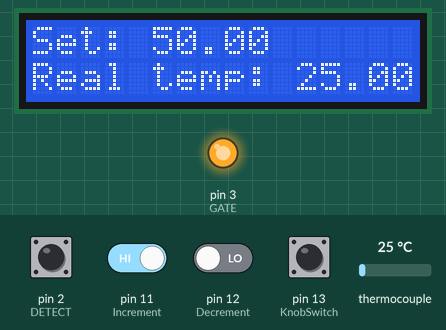
A sketch run on a simulated Arduino Uno, built with avr-gcc and run on an emulated ATmega328P. Shown: 16×2 character LCD, output pins drawn as LEDs (lit = HIGH). The test bench sets the inputs (shaded band); at power-on: pin 2 (DETECT), pin 11 (Increment), pin 13 (KnobSwitch) HIGH, pin 12 (Decrement) LOW, thermocouple 25 °C.

Above: at 1.2 s.
1.3 s: pin 13 (KnobSwitch) pulled LOW for 3.2 s
7.5 s: pin 13 (KnobSwitch) pulled LOW for 3.2 s
13.7 s: pin 2 (DETECT) pulled LOW for 0.15 s
At 14.5 s:
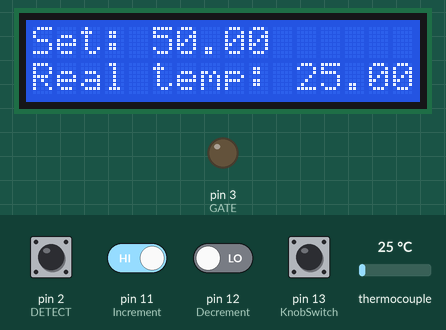
15.3 s: pin 13 (KnobSwitch) pulled LOW for 3.2 s
21.5 s: thermocouple set to 6 °C
At 22.5 s:
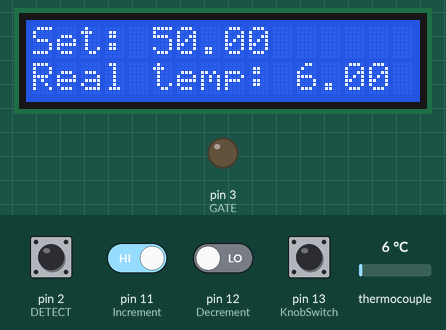
23.3 s: pin 11 (Increment) driven LOW
At 24.4 s:
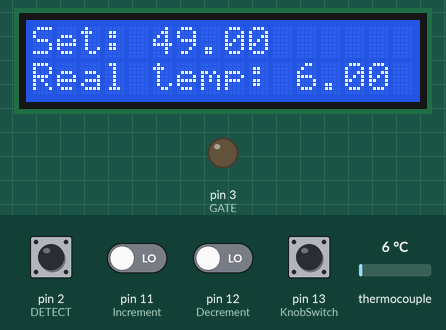
Timing chart, 0 to 25.9 s (numbered marks = the images above; inputs shaded):
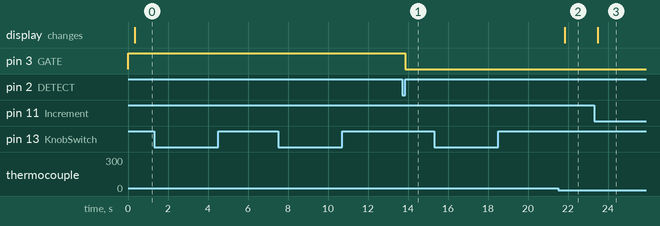

Measured:
- after the input at 1.3 s, every drawn part: stays the same
- after the input at 7.5 s, every drawn part: stays the same
- after the input at 13.7 s, pin 3 (GATE): HIGH → LOW after 0.15 s
- after the input at 15.3 s, every drawn part: stays the same
- after the input at 21.5 s, the display: changes after 0.34 s (image 2)
- after the input at 23.3 s, the display: changes after 0.19 s (image 3)

The sketch:

PWM_p_controller_v2.ino
```cpp
// AC Controllor
//
// This Arduino sketch is for use with the heater
// control circuit board which includes a zero
// crossing detect function and an opto-isolated TRIAC.
//
// AC Phase control is accomplished using the internal
// hardware timer1 in the Arduino
//
// Timing Sequence
// * timer is set up but disabled
// * zero crossing detected on pin 2
// * timer starts counting from zero
// * comparator set to "delay to on" value
// * counter reaches comparator value
// * comparator ISR turns on TRIAC gate
// * counter set to overflow - pulse width
// * counter reaches overflow
// * overflow ISR turns off TRIAC gate
// * TRIAC stops conducting at next zero cross


// The hardware timer runs at 16MHz. Using a
// divide by 256 on the counter each count is
// 16 microseconds.  1/2 wave of a 60Hz AC signal
// is about 520 counts (8,333 microseconds).

/*    Max6675 Module  ==>   Arduino
      CS              ==>     D10
      SO              ==>     D9
      SCK             ==>     D13
      Vcc             ==>     Vcc (5v)
      Gnd             ==>     Gnd      */

//LCD config
#include "max6675.h"
#include <Wire.h>
#include <LiquidCrystal_I2C.h>
LiquidCrystal_I2C lcd(0x27, 16, 2); //sometimes the adress is not 0x27. Change to 0x3f if it dosn't work.

#include <avr/io.h>
#include <avr/interrupt.h>

//Pins for zero dectection and pulse firing pin for the TRIAC
#define DETECT 2  //zero cross detect
#define GATE 3    //TRIAC gate
#define PULSE 4   //trigger pulse width (counts)
//knob pins
#define Increment 11 //knob incresment pin, not actuall increment is pin A for the knob
#define Decrement 12 //knob decement pin, pin B
#define KnobSwitch 13 //Switch for the knob
//thermocoupler pins
#define thermoDO 9
#define thermoCS 10
#define thermoCLK 7

//Switch variables for knob
int pinALast;    //pin A last poistion
int aVal;
bool switchBool; // state boolean for knob
int i = 50;      // used to adjust setpoint

//Other variables for main loop;
const int temp_read_Delay = 200;
const int LCD_display_Delay = 300;
unsigned long previousMillis = 0;
unsigned long previousMillis2 = 0;
unsigned long currentMillis = 0;
float real_temperature = 0;
float previous_temperature = 0;

//Controller Variable Declear
float setpoint = 50;  //desired temputure
//int k = 7;          //P
//float PWM = 0;
float Error = 0;      //Timer 1 comparetor value, used to control the power of output or AC circuit
float previous_error = 0;
int Output = 440;     //0 is the highest, 440 is set to be the default lowest, 450 could cause unpredicted pulse, need to recheck

float PID_p = 0;
float PID_i = 0;
float PID_d = 0;
float kp = 7;
float ki = 1.5;
float kd = 0;
float PID = 0;

//Start a MAX6675 communication with the selected pins
MAX6675 thermocouple(thermoCLK, thermoCS, thermoDO);

void setup() {

  // set up pins
  pinMode(DETECT, INPUT);     //zero cross detect
  digitalWrite(DETECT, HIGH); //enable pull-up resistor
  pinMode(GATE, OUTPUT);      //TRIAC gate control

  // set up Timer1
  //(see ATMEGA 328 data sheet pg 134 for more details)
  OCR1A = 100;      //initialize the comparator
  TIMSK1 = 0x03;    //enable comparator A and overflow interrupts
  TCCR1A = 0x00;    //timer control registers set for
  TCCR1B = 0x00;    //normal operation, timer disabled

  lcd.init();       //Start the LC communication
  lcd.backlight();  //Turn on backlight for LCD

  Serial.begin(9600);

  // set up zero crossing interrupt
  attachInterrupt(0, zeroCrossingInterrupt, RISING);
  //IRQ0 is pin 2. Call zeroCrossingInterrupt
  //on rising signal

  pinALast = digitalRead(Increment);  //read initial position for increase_pin
  switchBool = false;
}

//Interrupt Service Routines

void zeroCrossingInterrupt() { //zero cross detect
  TCCR1B = 0x04; //start timer with divide by 256 input
  TCNT1 = 0;   //reset timer - count from zero
}

ISR(TIMER1_COMPA_vect) { //comparator match
  digitalWrite(GATE, HIGH); //set TRIAC gate to high
  TCNT1 = 65536 - PULSE;    //trigger pulse width
}

ISR(TIMER1_OVF_vect) { //timer1 overflow
  digitalWrite(GATE, LOW); //turn off TRIAC gate
  TCCR1B = 0x00;          //disable timer stopd unintended triggers
}


void loop() {
  /*  We create this if so we will read the temperature and change values each "temp_read_Delay"
      value. Change that value above iv you want. The MAX6675 read is slow. Tha will affect the
      PID control. I've tried reading the temp each 100ms but it didn't work. With 500ms worked ok.*/

  //Thermocouple Reading*************************************************************************************************************************************
  if (millis() - previousMillis >= temp_read_Delay) {
    previous_temperature = real_temperature;
    real_temperature = thermocouple.readCelsius();  //get the real temperature in Celsius degrees
    previousMillis = millis();
  }


  //Controller test********************************************************************************************************************************************
  setpoint = i;
  previous_error = Error;
  Error = setpoint - real_temperature;

  PID_p = kp * Error;                                                         //Calculate the P value
  PID_i = PID_i + (ki * Error);                                               //Calculate the I value
  PID_d = kd * ((Error - previous_error) / (temp_read_Delay / 1000.0));       //Calculate the D value

  if (PID_i + PID_d + PID_p > 100) {                                          //Prevent PID_i from going above 100, this prevents overshoot.
    if (Error > 0)
      PID_i = PID_i - (ki * Error);
  }

  if (PID_i + PID_d + PID_p < 0) {                                            //Prevent PID_i from going below 0, this prevents undershoot.
    if (Error < 0)
      PID_i = PID_i - (ki * Error);
  }

  PID = PID_p + PID_i + PID_d;                                                //Calculate total PID value
 // Serial.print(PID_i);
 // Serial.print("  ");
 // Serial.println(PID);

  //PWM = k*Error+30;

  if (PID > 100) {
    PID = 100;
  }

  if (PID < 0) {
    PID = 0;
  }
  PID = PID / 100;
  Output = 440 - (440 * PID);
  if (Output > 440) {
    Output = 440;
  }
  if (Output < 1) {
    Output = 1;
  }
  OCR1A = Output;


  //LCD_display*************************************************************************************************************************************************
  if ( millis() - previousMillis2 >= LCD_display_Delay) {
    lcd.clear();
    lcd.setCursor(0, 0);
    lcd.print("Set: ");
    lcd.setCursor(5, 0);
    lcd.print(setpoint);
    lcd.setCursor(0, 1);
    lcd.print("Real temp: ");
    lcd.setCursor(11, 1);
    lcd.print(real_temperature, 2);
    previousMillis2 = millis();
  }


  //knob adjust setpoint*****************************************************************************************************************************************
  if (switchBool) {
    aVal = digitalRead(Increment);
    if (aVal != pinALast) { //Means the knob is rotating
      //If the knob is rotating, we need to determine direction
      //We do that by reading decrease_pin
      if (digitalRead(Decrement) != aVal) {  //Means increase changed first - We're Rotating Clockwise
        if (i < 440)
        {
          i++;
        }
      } else {  //Otherwise decrease changed first and we're moving CCW
        if (i > 6)
        {
          i--;
        }
      }
    }
    pinALast = aVal;
  }


  //Press knob button*********************************************************************************************************************************************
  if (switchBool & digitalRead(KnobSwitch) == LOW) {
    switchBool = false;
  }
  else if (!switchBool & digitalRead(KnobSwitch) == LOW) {
    switchBool = true;
  }
  while (digitalRead(KnobSwitch) == LOW) {}

}//end of main loop
```
